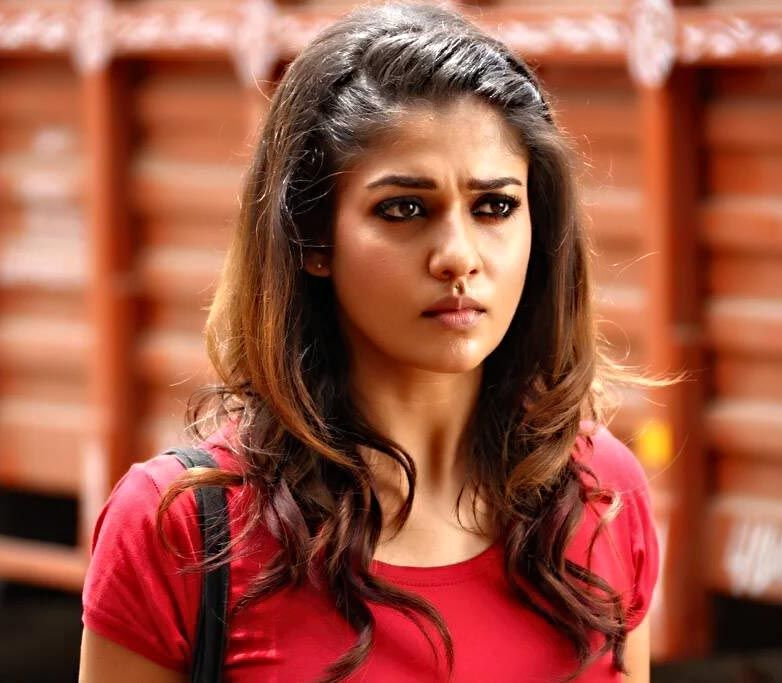
#> input picture resizedTrainingImages/0/nayan1.jpg, 782 x 683 px, given as the content of the folder trainingImages, which was not available
$ python resizeImages.py
#> lines starting #> are read from the running program, lines starting #| are printed output that depends on the picture
import cv2
import os

count=0

for path, subdirnames, filenames in os.walk("trainingImages"):

    for filename in filenames:
      if filename.startswith("."):
        print("Skipping File:",filename)
        continue
      img_path=os.path.join(path, filename)
      print("img_path",img_path)
      id=os.path.basename(path)
      img = cv2.imread(img_path)
#> img is the input picture: shape (683, 782, 3); mean B, G, R 65.6, 85.1, 157.6
      if img is None:
        print("Image not loaded properly")
        continue
      resized_image = cv2.resize(img, (100, 100))
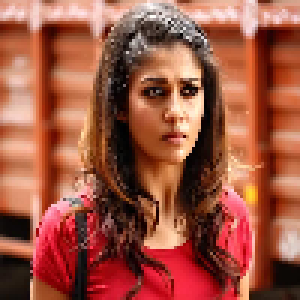
#> resized_image: shape (100, 100, 3) (shown 3 times larger); mean B, G, R 65.5, 84.9, 157.4
      new_path="resizedTrainingImages"+"/"+str(id)
      print("desired path is",os.path.join(new_path, "frame%d.jpg" % count))
      cv2.imwrite(os.path.join(new_path, "frame%d.jpg" % count),resized_image)
      count += 1

$ run again, on resizedTrainingImages/1/Saru10.jpg
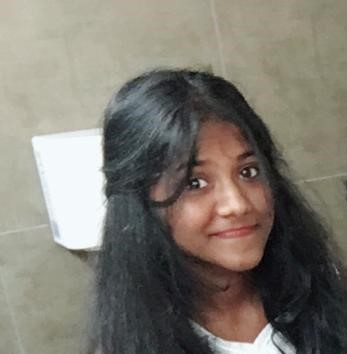
#> input picture resizedTrainingImages/1/Saru10.jpg, 347 x 354 px, given as the content of the folder trainingImages, which was not available
#> img is the input picture: shape (354, 347, 3); mean B, G, R 112.2, 121.6, 126.4
#> `resized_image = cv2.resize(img, (100, 100))`:
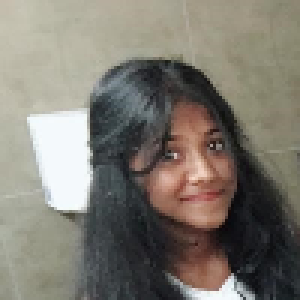
#> resized_image: shape (100, 100, 3) (shown 3 times larger); mean B, G, R 112.1, 121.4, 126.3

$ run again, on resizedTrainingImages/1/Saru11.jpg
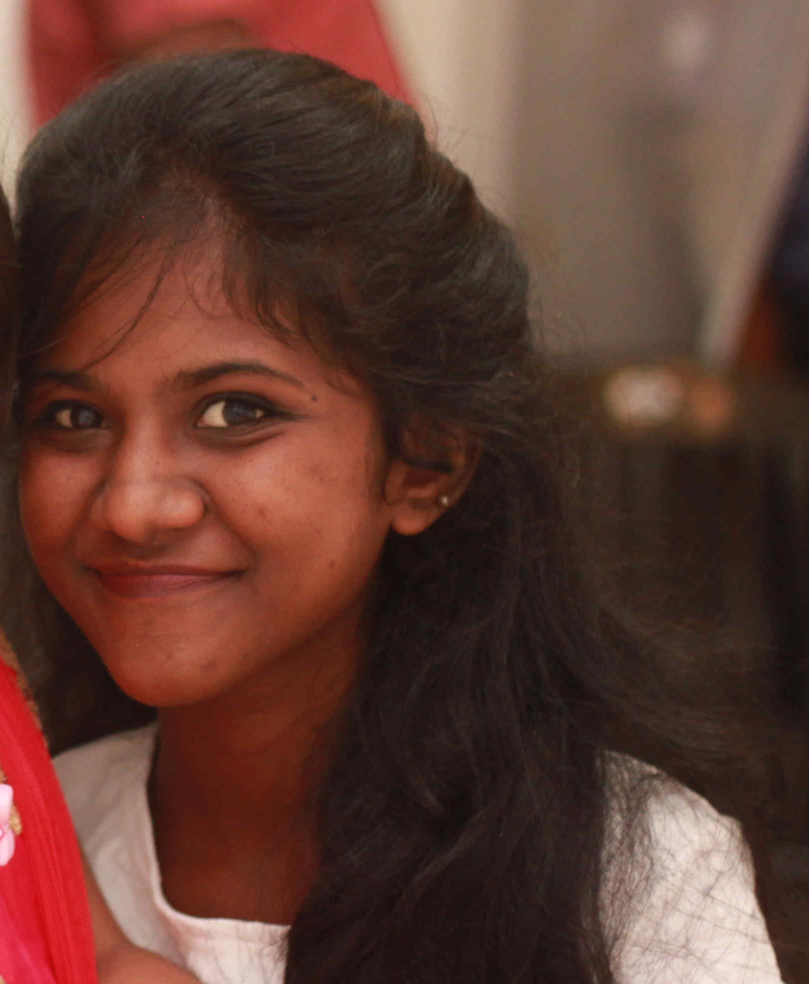
#> input picture resizedTrainingImages/1/Saru11.jpg, 1618 x 1967 px, given as the content of the folder trainingImages, which was not available (shown at 1/2 size)
#> img is the input picture: shape (1967, 1618, 3); mean B, G, R 49.5, 59.7, 95.2
#> `resized_image = cv2.resize(img, (100, 100))`:
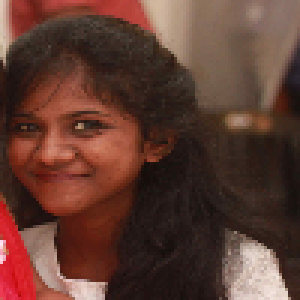
#> resized_image: shape (100, 100, 3) (shown 3 times larger); mean B, G, R 49.4, 59.6, 95.1
